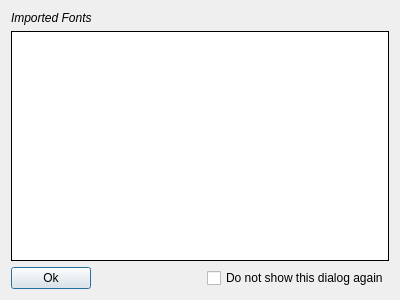
<ui version="4.0" >
 <class>ImportedFonts</class>
 <widget class="QDialog" name="ImportedFonts" >
  <property name="geometry" >
   <rect>
    <x>0</x>
    <y>0</y>
    <width>400</width>
    <height>300</height>
   </rect>
  </property>
  <property name="windowTitle" >
   <string>Dialog</string>
  </property>
  <layout class="QGridLayout" name="gridLayout" >
   <item row="0" column="0" >
    <widget class="QLabel" name="label" >
     <property name="font" >
      <font>
       <italic>true</italic>
      </font>
     </property>
     <property name="text" >
      <string>Imported Fonts</string>
     </property>
    </widget>
   </item>
   <item row="1" column="0" >
    <widget class="QListWidget" name="fontList" >
     <property name="frameShape" >
      <enum>QFrame::Box</enum>
     </property>
     <property name="frameShadow" >
      <enum>QFrame::Plain</enum>
     </property>
     <property name="alternatingRowColors" >
      <bool>false</bool>
     </property>
     <property name="selectionMode" >
      <enum>QAbstractItemView::NoSelection</enum>
     </property>
     <property name="sortingEnabled" >
      <bool>true</bool>
     </property>
    </widget>
   </item>
   <item row="2" column="0" >
    <layout class="QHBoxLayout" name="horizontalLayout" >
     <item>
      <widget class="QPushButton" name="btnOk" >
       <property name="sizePolicy" >
        <sizepolicy vsizetype="Fixed" hsizetype="Fixed" >
         <horstretch>0</horstretch>
         <verstretch>0</verstretch>
        </sizepolicy>
       </property>
       <property name="text" >
        <string>Ok</string>
       </property>
      </widget>
     </item>
     <item>
      <spacer name="horizontalSpacer" >
       <property name="orientation" >
        <enum>Qt::Horizontal</enum>
       </property>
       <property name="sizeHint" stdset="0" >
        <size>
         <width>40</width>
         <height>20</height>
        </size>
       </property>
      </spacer>
     </item>
     <item>
      <widget class="QCheckBox" name="dontShowBox" >
       <property name="toolTip" >
        <string>&lt;qt>Instead of showing this dialog imported font count
will be shown in the status bar. If you choose not to
show this dialog anymore you can reset the state
in preferences.&lt;/qt></string>
       </property>
       <property name="text" >
        <string>Do not show this dialog again</string>
       </property>
      </widget>
     </item>
    </layout>
   </item>
  </layout>
 </widget>
 <resources/>
 <connections>
  <connection>
   <sender>btnOk</sender>
   <signal>clicked()</signal>
   <receiver>ImportedFonts</receiver>
   <slot>close()</slot>
   <hints>
    <hint type="sourcelabel" >
     <x>49</x>
     <y>276</y>
    </hint>
    <hint type="destinationlabel" >
     <x>199</x>
     <y>149</y>
    </hint>
   </hints>
  </connection>
 </connections>
</ui>
